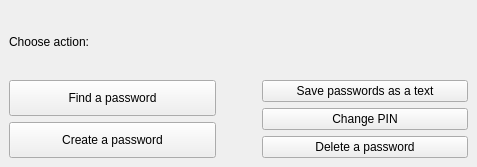
<?xml version="1.0" encoding="UTF-8"?>
<ui version="4.0">
 <class>MainWindow</class>
 <widget class="QMainWindow" name="MainWindow">
  <property name="geometry">
   <rect>
    <x>0</x>
    <y>0</y>
    <width>477</width>
    <height>167</height>
   </rect>
  </property>
  <property name="windowTitle">
   <string>Avtandil1956</string>
  </property>
  <widget class="QWidget" name="centralwidget">
   <layout class="QVBoxLayout" name="verticalLayout_3">
    <item>
     <widget class="QLabel" name="label">
      <property name="text">
       <string>Choose action:</string>
      </property>
     </widget>
    </item>
    <item>
     <layout class="QHBoxLayout" name="horizontalLayout">
      <item>
       <layout class="QVBoxLayout" name="verticalLayout_2">
        <item>
         <widget class="QPushButton" name="findPasswordPushButton">
          <property name="sizePolicy">
           <sizepolicy hsizetype="Minimum" vsizetype="Preferred">
            <horstretch>0</horstretch>
            <verstretch>0</verstretch>
           </sizepolicy>
          </property>
          <property name="text">
           <string>Find a password</string>
          </property>
         </widget>
        </item>
        <item>
         <widget class="QPushButton" name="createPasswordPushButton">
          <property name="sizePolicy">
           <sizepolicy hsizetype="Minimum" vsizetype="Preferred">
            <horstretch>0</horstretch>
            <verstretch>0</verstretch>
           </sizepolicy>
          </property>
          <property name="text">
           <string>Create a password</string>
          </property>
         </widget>
        </item>
       </layout>
      </item>
      <item>
       <spacer name="horizontalSpacer">
        <property name="orientation">
         <enum>Qt::Horizontal</enum>
        </property>
        <property name="sizeType">
         <enum>QSizePolicy::Preferred</enum>
        </property>
        <property name="sizeHint" stdset="0">
         <size>
          <width>40</width>
          <height>20</height>
         </size>
        </property>
       </spacer>
      </item>
      <item>
       <layout class="QVBoxLayout" name="verticalLayout">
        <item>
         <widget class="QPushButton" name="printAllPushButton">
          <property name="sizePolicy">
           <sizepolicy hsizetype="Minimum" vsizetype="Preferred">
            <horstretch>0</horstretch>
            <verstretch>0</verstretch>
           </sizepolicy>
          </property>
          <property name="text">
           <string>Save passwords as a text</string>
          </property>
         </widget>
        </item>
        <item>
         <widget class="QPushButton" name="changePinPushButton">
          <property name="sizePolicy">
           <sizepolicy hsizetype="Minimum" vsizetype="Preferred">
            <horstretch>0</horstretch>
            <verstretch>0</verstretch>
           </sizepolicy>
          </property>
          <property name="text">
           <string>Change PIN</string>
          </property>
         </widget>
        </item>
        <item>
         <widget class="QPushButton" name="deletePasswordPushButton">
          <property name="sizePolicy">
           <sizepolicy hsizetype="Minimum" vsizetype="Preferred">
            <horstretch>0</horstretch>
            <verstretch>0</verstretch>
           </sizepolicy>
          </property>
          <property name="text">
           <string>Delete a password</string>
          </property>
         </widget>
        </item>
       </layout>
      </item>
     </layout>
    </item>
   </layout>
  </widget>
 </widget>
 <resources/>
 <connections/>
</ui>
